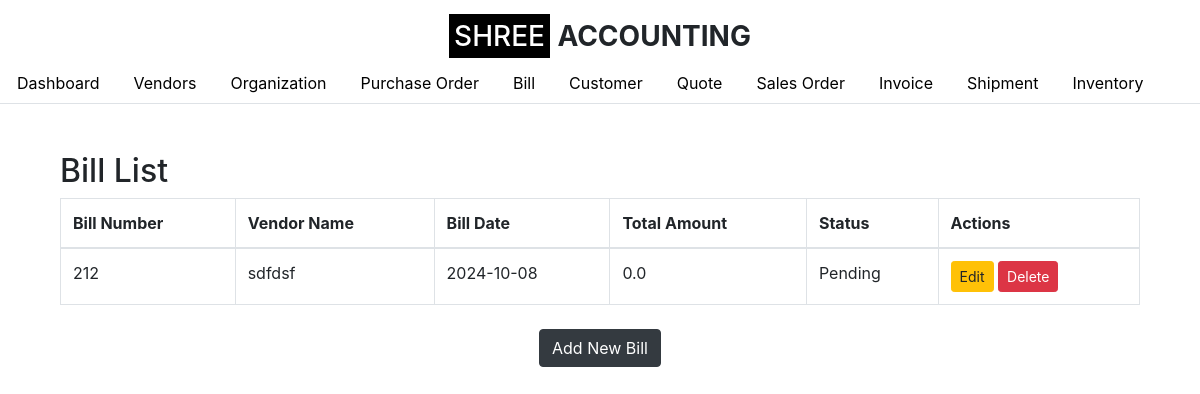
Page /bill_list (signed in) on the earlier database version.
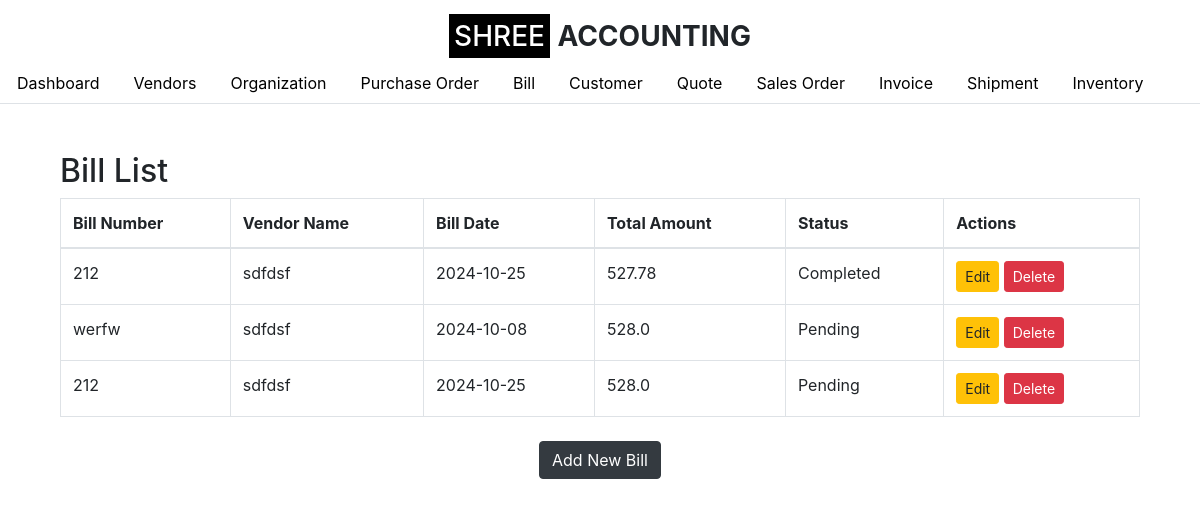
Same page on the later database version.
### app.py (models this page shows)
class Bill(db.Model):
    id = db.Column(db.Integer, primary_key=True)
    bill_number = db.Column(db.String(50), nullable=False)
    purchase_order_id = db.Column(db.Integer, db.ForeignKey('purchase_order.id'), nullable=False)
    bill_date = db.Column(db.Date, nullable=False)
    total_amount = db.Column(db.Float, nullable=False)
    status = db.Column(db.String(50), nullable=False)
    purchase_order = db.relationship('PurchaseOrder', backref=db.backref('bills', lazy=True))

class Vendor(db.Model):
    id = db.Column(db.Integer, primary_key=True)
    vendor_name = db.Column(db.String(100), nullable=False)
    company_name = db.Column(db.String(100), nullable=False)
    email_id = db.Column(db.String(100), nullable=False)
    phone_number = db.Column(db.String(15), nullable=False)
    address = db.Column(db.String(255), nullable=False)
    organization_id = db.Column(db.Integer, db.ForeignKey('organization.id'), nullable=False)
    organization = db.relationship('Organization', backref=db.backref('vendors', lazy=True))

### app.py (the view)
    def wrap(*args, **kwargs):
        if 'logged_in' in session:
            return f(*args, **kwargs)
        else:
            flash('Please log in first.', 'warning')
            return redirect(url_for('login'))

### app.py (called while the page is built)
def login_required(f):
    def wrap(*args, **kwargs):
        if 'logged_in' in session:
            return f(*args, **kwargs)
        else:
            flash('Please log in first.', 'warning')
            return redirect(url_for('login'))
    wrap.__name__ = f.__name__
    return wrap

@app.route('/bill_list')
@login_required
def bill_list():
    organization_id = session.get('organization_id')
    bills = Bill.query.join(PurchaseOrder).join(Vendor).filter(Vendor.organization_id == organization_id).all()
    return render_template('bill_list.html', bills=bills, show_logo=True, active_tab='bill_list')

### templates/bill_list.html (shortened to what this page needs)
{% extends "base.html" %}
{% block content %}
<div class="container mt-5">
    <h2>Bill List</h2>
    <table class="table table-bordered">
        <thead>
            <tr>
                <th>Bill Number</th>
                <th>Vendor Name</th>
                <th>Bill Date</th>
                <th>Total Amount</th>
                <th>Status</th>
                <th>Actions</th>
            </tr>
        </thead>
        <tbody>
            {% for bill in bills %}
            <tr>
                <td>{{ bill.bill_number }}</td>
                <td>{{ bill.purchase_order.vendor.vendor_name }}</td>
                <td>{{ bill.bill_date }}</td>
                <td>{{ bill.total_amount }}</td>
                <td>{{ bill.status }}</td>
                <td>
                    <a href="/edit_bill/{{ bill.id }}" class="btn btn-warning btn-sm">Edit</a>
                    <form action="/delete_bill/{{ bill.id }}" method="POST" style="display:inline-block;">
                        <button type="submit" class="btn btn-danger btn-sm">Delete</button>
                    </form>
                </td>
            </tr>
            {% endfor %}
        </tbody>
    </table>
    <div class="text-center mt-4">
        <a href="/create_bill" class="btn btn-dark">Add New Bill</a>
    </div>
</div>
{% endblock %}

### templates/base.html (shortened to what this page needs)
<!DOCTYPE html>
<html lang="en">
<head>
    <link href="https://stackpath.bootstrapcdn.com/bootstrap/4.5.2/css/bootstrap.min.css" rel="stylesheet">
</head>
<body>
{% if show_logo %}
<div class="text-center logo">
    <h3><span style="background-color:black;color:white;padding:5px;">SHREE</span> <span style="font-weight:bold;">ACCOUNTING</span></h3>
</div>
{% endif %}
<ul class="nav nav-tabs">
    <li class="nav-item">
        <a class="nav-link {% if active_tab == 'dashboard' %}active{% endif %}" href="/dashboard">Dashboard</a>
    </li>
    <li class="nav-item">
        <a class="nav-link {% if active_tab == 'vendor_master' %}active{% endif %}" href="/vendor_list">Vendors</a>
    </li>
    <li class="nav-item">
                <a class="nav-link" href="{{ url_for('organization_list') }}">Organization</a>
    </li>
    <li class="nav-item">
    <a class="nav-link {% if active_tab == 'purchase_order' %}active{% endif %}" href="/purchase_order_list">Purchase Order</a>
    </li>
    <li class="nav-item">
        <a class="nav-link {% if active_tab == 'bill' %}active{% endif %}" href="/bill">Bill</a>
    </li>
    <li class="nav-item">
        <a class="nav-link {% if active_tab == 'customer' %}active{% endif %}" href="/customer">Customer</a>
    </li>
    <li class="nav-item">
        <a class="nav-link {% if active_tab == 'quote' %}active{% endif %}" href="/quote">Quote</a>
    </li>
    <li class="nav-item">
        <a class="nav-link {% if active_tab == 'sales_order' %}active{% endif %}" href="/sales_order">Sales Order</a>
    </li>
    <li class="nav-item">
        <a class="nav-link {% if active_tab == 'invoice' %}active{% endif %}" href="/invoice">Invoice</a>
    </li>
    <li class="nav-item">
        <a class="nav-link {% if active_tab == 'shipment' %}active{% endif %}" href="/shipment">Shipment</a>
    </li>
    <li class="nav-item">
        <a class="nav-link {% if active_tab == 'inventory' %}active{% endif %}" href="/inventory">Inventory</a>
    </li>
</ul>
<div class="container">
    {% block content %}
    {% endblock %}
</div>
</body>
</html>

### templates/base.html (style rules this page uses)
.logo { margin-top: 20px; }
.nav-tabs { margin-bottom: 20px; }
.nav-tabs .nav-link { color: #000; }

Differences in the rows shown:
removed Bill: bill_number "212", purchase_order.vendor.vendor_name "sdfdsf", bill_date "2024-10-08", total_amount "0.0", status "Pending"
added Bill: bill_number "212", purchase_order.vendor.vendor_name "sdfdsf", bill_date "2024-10-25", total_amount "527.78", status "Completed"
added Bill: bill_number "werfw", purchase_order.vendor.vendor_name "sdfdsf", bill_date "2024-10-08", total_amount "528.0", status "Pending"
added Bill: bill_number "212", purchase_order.vendor.vendor_name "sdfdsf", bill_date "2024-10-25", total_amount "528.0", status "Pending"
